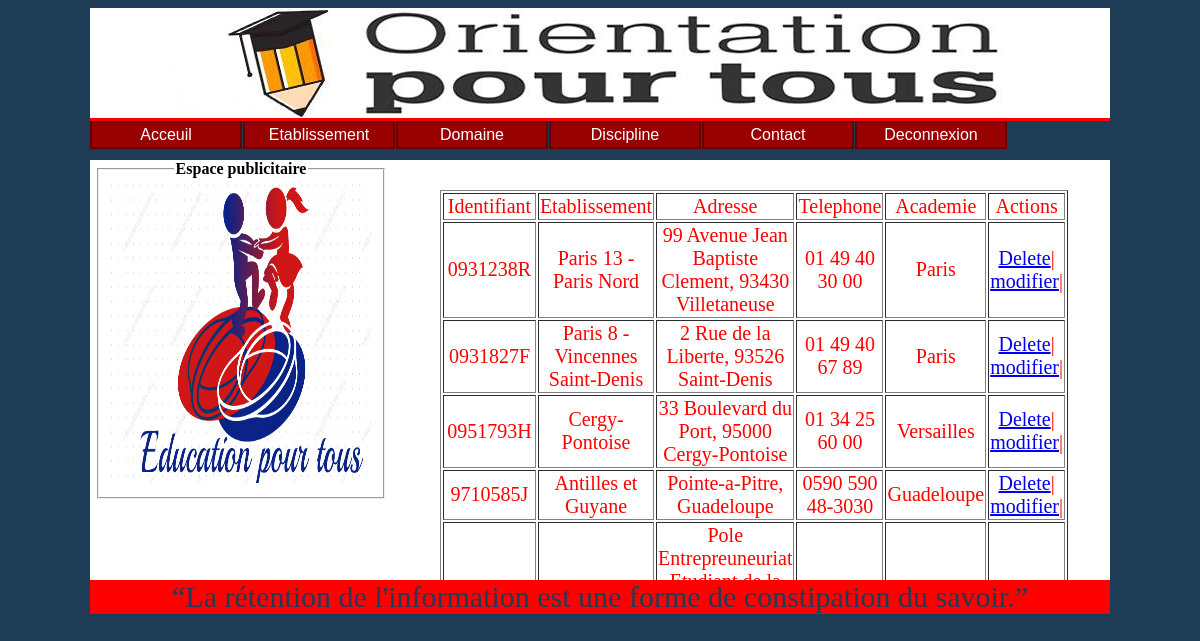
The page /infoetab.php on the database its author committed.
### tables this page shows
CREATE TABLE IF NOT EXISTS `etablissement` (
  `id_etablissement` varchar(8) NOT NULL DEFAULT '',
  `etablissement` varchar(60) DEFAULT NULL,
  `adresse` varchar(172) DEFAULT NULL,
  `telephone` varchar(17) DEFAULT NULL,
  `id_academie` varchar(3) DEFAULT NULL,
  PRIMARY KEY (`id_etablissement`)
);

CREATE TABLE IF NOT EXISTS `academie` (
  `id_academie` varchar(3) NOT NULL DEFAULT '',
  `academie` varchar(16) DEFAULT NULL,
  PRIMARY KEY (`id_academie`)
);

### infoetab.php (the view, shortened to what this page needs)
<!DOCTYPE HTML>
<HTML>
<HEAD>
<link rel="stylesheet"    href="stylecss/mon.css"    type="text/css"    media="screen"    />
</HEAD>
<body>
<div id="entete">
</div>
     <ul id="navigation">
  <li><a href="index.php" >Acceuil</a></li>
  <li><a href="infoetab.php" >Etablissement</a></li>
  <li><a href="infosDom.php" >Domaine</a></li>
  <li><a href="infoGradiscip.php" >Discipline</a></li>
  <li><a href="contact.php" >Contact</a></li>
  <li><a href="deconnexion.php" >Deconnexion</a></li>
</ul>
<div id="bandeau">
<div id="connect">
<fieldset>
<legend align="center"><b>Espace publicitaire</b></legend>
<img src="images/logo.png" alt= "log " />
</fieldset><br>
</div>
<div id="desc">
 <table class="table"   border="1">
     <tr>
         <td>Identifiant</td>
         <td>Etablissement</td>
          <td>Adresse</td>
            <td>Telephone</td>
            <td>Academie</td>
          <td>Actions</td>
         <?php
            $bdd= new PDO('mysql:host=localhost;dbname=monbds;charset=utf8', 'root', '');
            $rep = $bdd->query('select id_etablissement, etablissement,adresse,  telephone,academie from etablissement, academie
            where etablissement.id_academie=academie.id_academie');
            while ($ligne = $rep ->fetch())
            {
                echo '<tr>';
                echo '<td>'.$ligne['id_etablissement'].'</td>';
                echo '<td>'.$ligne['etablissement'].'</td>';
                echo '<td>'.$ligne['adresse'].'</td>';
                echo '<td>'.$ligne['telephone'].'</td>';
                echo '<td>'.$ligne['academie'].'</td>';
               echo '<td><a href="deleteetab.php? id='.$ligne['id_etablissement'].'">Delete</a>|
                      <a href="modifieretab.php? id='.$ligne['id_etablissement'].'">modifier</a>|
                </td>';
                echo '</tr>';
            }
         ?>
     </tr>
 </table>
 </div>
</div>
<p class="pied">“La rétention de l'information est une forme de constipation du savoir.”</p>
</body>
</html>

### stylecss/mon.css (style rules this page uses)
html { background-color:#1F3C57; }
body { width:1020px; margin-left:auto; margin-right:auto; }
#entete { width:1020px; height:110px; border-bottom-color:#FF0000; border-bottom-style:solid; border-style:solid 3px red; background-image: url('../images/laa.jpg') }
#bandeau { width:1020px; margin-top:10px; height:420px; background-color:white; border-style:solid 3px red; overflow:auto; }
#connect { width:230px; height:300px; border-color:red; float:left; margin-left:5px; }
#desc { width:700px; height:300px; border-color:red; float:right; margin-left: 5px; margin-top: 0px; }
p { color:blue; font-family:Times New Roman; font-size:17px; }
.pied { background-color:red; text-align:center; color:#1F3C57; margin-top:0px; font-size:30px; }
.table { position:center; margin-top:30px; margin-left:30px; width:400px; text-align:center; font-size:20px; color:red; }
img { width:260px; height:300px; }
#navigation li { display: inline; }
#navigation { margin: 0 ; padding: 0 ; list-style: none ; text-align: center ; }
#navigation li { display: inline ; margin-right: 1px ; color: #fff ; background: #c00 ; }
#navigation li a { padding: 4px 20px ; background: #c00 ; color: #fff ; border: 1px solid #600 ; font: 1em "Trebuchet MS",Arial,sans-serif ; line-height: 1em ; text-align: center ; text-decoration: none ; }
#navigation li { float: left ; }
#navigation { margin-right: 0 ; padding: 0 ; list-style: 0 ; }
#navigation li { float: left ; width: 150px ; border: 1px solid #600 ; margin-right: 1px ; color: #fff ; background: #c00 ; }
#navigation li a { display: block ; background: #c00 ; color: #fff ; font: 1em "Trebuchet MS",Arial,sans-serif ; line-height: 1em ; padding: 4px 0 ; text-align: center ; }
#navigation { height: 1.8em ; }
#navigation li a { display: block ; background: #c00 url(lienNormal.png) left top no-repeat ; color: #fff ; font: 1em "Trebuchet MS",Arial,sans-serif ; line-height: 1em ; padding: 4px 0 ; text-align: center ; }
#navigation li a { display: block ; background: #900 url(lienCoulissant.png) left top no-repeat ; color: #fff ; font: 1em "Trebuchet MS",Arial,sans-serif ; line-height: 1em ; padding: 4px 0 ; text-align: center ; }

### rows shown on the page
etablissement: id_etablissement "0931238R", etablissement "Paris 13 - Paris Nord", adresse "99 Avenue Jean Baptiste Clement, 93430 Villetaneuse", telephone "01 49 40 30 00", id_academie.academie "Paris"
etablissement: id_etablissement "0931827F", etablissement "Paris 8 - Vincennes Saint-Denis", adresse "2 Rue de la Liberte, 93526 Saint-Denis", telephone "01 49 40 67 89", id_academie.academie "Paris"
etablissement: id_etablissement "0951793H", etablissement "Cergy-Pontoise", adresse "33 Boulevard du Port, 95000 Cergy-Pontoise", telephone "01 34 25 60 00", id_academie.academie "Versailles"
etablissement: id_etablissement "9710585J", etablissement "Antilles et Guyane", adresse "Pointe-a-Pitre, Guadeloupe", telephone "0590 590 48-3030", id_academie.academie "Guadeloupe"
etablissement: adresse "Pole Entrepreuneuriat…"
